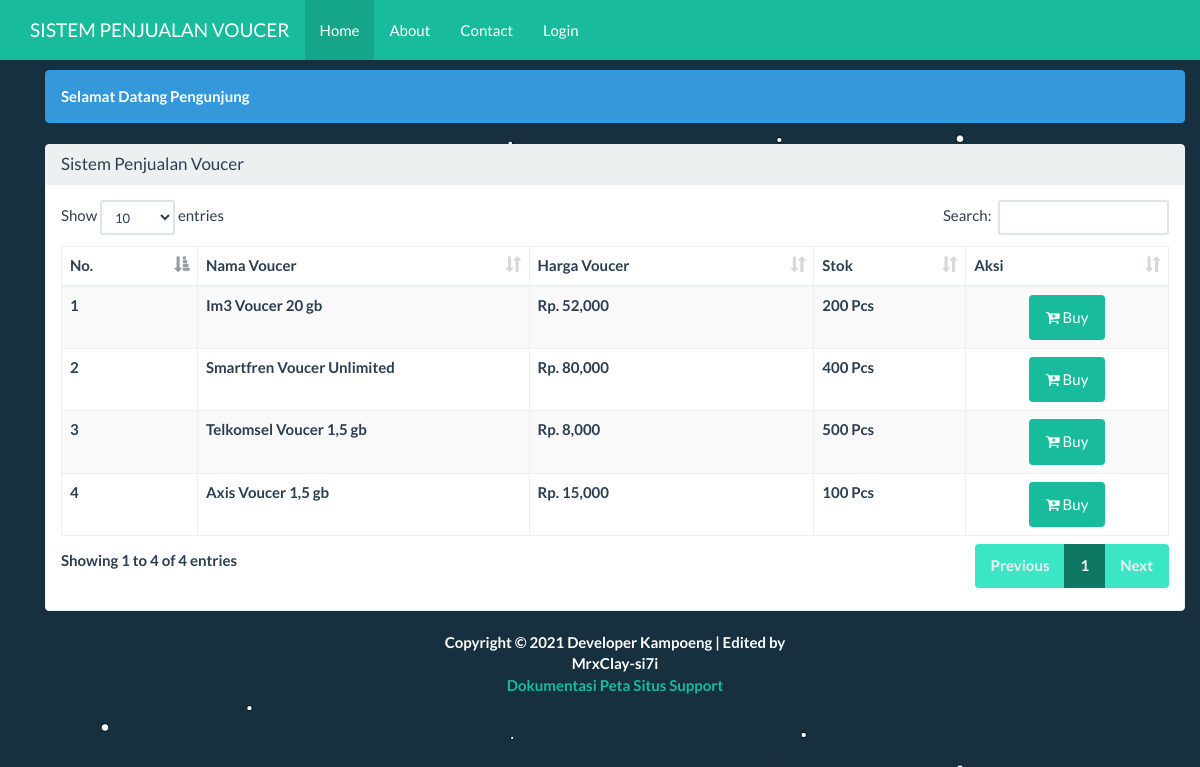
The page / on the database its author committed.
### tables this page shows
CREATE TABLE `tb_produk` (
  `id` int(10) UNSIGNED NOT NULL,
  `nama_produk` varchar(50) NOT NULL,
  `harga` float NOT NULL,
  `stok` int(11) NOT NULL
);

### beranda.php (the view)
<div class="container">
    <div class="row">
        <div class="col-xs-12">
            <div class="alert alert-info">
                <?php if (isset($_SESSION['username'])) { ?>
                <strong>Selamat Datang <strong><?= ucfirst($_SESSION['nama']); ?></strong>
                    <?php } else { ?>
                    <strong>Selamat Datang <strong>Pengunjung</strong>
                        <?php } ?>
            </div>
        </div>
    </div>
    <div class="row">
        <div class="col-sm-12">
            <div class="panel panel-default">
                <div class="panel-heading">
                    <h3 class="panel-title">Sistem Penjualan Voucer</h3>
                </div>
                <div class="panel-body" >
                    <table id="dtskripsi" class="table table-bordered table-striped table-hover">
                        <thead>
                            <tr>
                                <th>No.</th>
                                <th width="30%">Nama Voucer</th>
                                <th>Harga Voucer</th>
                                <th>Stok</th>
                                <th>Aksi</th>
                            </tr>
                        </thead>
                        <tbody>
                            <?php
                            $sql = 'SELECT * FROM tb_produk';
                            $query = mysqli_query($koneksi, $sql) or die('SQL Anda Salah');
                            $nomor = 0;
                            while ($data = mysqli_fetch_array($query)) {
                                ++$nomor; ?>
                            <tr>
                                <td><?= $nomor; ?></td>
                                <td><?= $data['nama_produk']; ?></td>
                                <td>Rp. <?= number_format($data['harga']); ?></td>
                                <td><?= number_format($data['stok']); ?> Pcs</td>
                                <td>
                                     <center><a href="<?= 'beli.php?id='.$data['id']; ?>" class="btn btn-success"><li class="fa fa-cart-plus"></li> Buy</a></center>
                                </td>
                            </tr>
                            <?php
                            } ?>
                        </tbody>
                    </table>
                </div>
            </div>
        </div>
    </div>
</div>

### index.php (style rules this page uses)
body { margin-top:70px; }
body { background-image:url('img/bg.jpg'); }

### rows shown on the page
tb_produk: nama_produk "Im3 Voucer 20 gb", harga "52,000", stok "200"
tb_produk: nama_produk "Smartfren Voucer Unlimited", harga "80,000", stok "400"
tb_produk: nama_produk "Telkomsel Voucer 1,5 gb", harga "8,000", stok "500"
tb_produk: nama_produk "Axis Voucer 1,5 gb", harga "15,000", stok "100"
